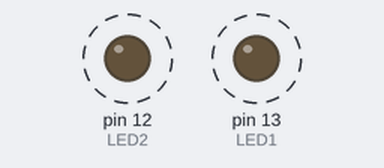
The sketch below on a simulated Arduino Uno, built with avr-gcc and run on an emulated ATmega328P. On the bench: output pins drawn as LEDs (lit = HIGH). Dashed ring = blinking.

Above: at 0.15 s.
Timing chart, 0 to 3.0 s (numbered marks = the images above):
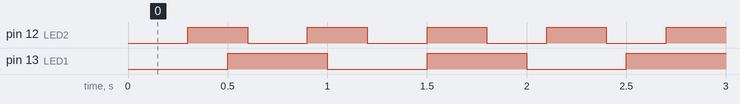

Measured:
- by itself, pin 12 (LED2): alternates HIGH for 0.30 s and LOW for 0.30 s
- by itself, pin 13 (LED1): alternates HIGH for 0.50 s and LOW for 0.50 s
- by itself, everything shown: repeats every 3.0 s, in 14 steps

The sketch:

MultitaskMilli.ino
```cpp
#define LED1 13
#define LED2 12

unsigned long last1, last2;

void setup(){
    pinMode(LED1, OUTPUT);
    pinMode(LED2, OUTPUT);
}

void loop(){
    if (millis() - last1 >= 500){
        last1 = millis();
        digitalWrite(LED1, !digitalRead(LED1));
    }
    if (millis() - last2 >= 300){
        last2 = millis();
        digitalWrite(LED2, !digitalRead(LED2));
    }
}

/*
ส่วนสำคัญของโค้ดที่เกี่ยวข้องกับการทำงานแบบมัลติทาสกิ้งมีดังนี้
บรรทัดที่ 4 ประกาศตัวแปร last1 และ last2 เพื่อเก็บค่าเวลาที่โปรแกรมในกระบวนการของหลอด LED ดวงแรกและดวงที่สองทำงาน
บรรทัดที่ 12 ดึงค่าเวลาปัจจุบันมาจากฟังก์ชั่ millis() แล้วนำมาหักลบกับตัวแปร last1 แล้วเปรียบเทียบว่าเวลาผ่านไปครบ หรือมากกว่า 500 มิลิวินาทีแล้วหรือยัง ถ้าผ่านไปครบแล้ว ให้ทำคำสั่งในปีกกาของ if
บรรทัดที่ 13 นำค่าเวลาปัจจุบันจากฟังก์ชั่น millis() มาเก็บลงตัวแปร last1 เพื่ออัพเดทเวลาที่โค้ดทำงานล่าสุดใหม่
บรรทัดที่ 14 สลับสถานะของหลอด LED ดวงแรก
บรรทัดที่ 16 ดึงค่าเวลาปัจจุบันมาจากฟังก์ชั่ millis() แล้วนำมาหักลบกับตัวแปร last2 แล้วเปรียบเทียบว่าเวลาผ่านไปครบ หรือมากกว่า 300 มิลิวินาทีแล้วหรือยัง ถ้าผ่านไปครบแล้ว ให้ทำคำสั่งในปีกกาของ if
บรรทัดที่ 17 นำค่าเวลาปัจจุบันจากฟังก์ชั่น millis() มาเก็บลงตัวแปร last1 เพื่ออัพเดทเวลาที่โค้ดทำงานล่าสุดใหม่
บรรทัดที่ 18 สลับสถานะของหลอด LED ดวงที่สอง
สาเหตุที่ครบเวลาที่กำหนดใน if แล้วจะต้องมีการอัพเดทตัวแปร last1 last2 ทันที เพราะหลังจากทำโปรแกรมไปแล้วอาจจะทำให้ค่าเวลาคลาดเคลื่อนจากค่าที่ได้ใน millis() ใน if แล้วจะส่งผลให้โค้ดโปรแกรมทำงานตามเวลาผิดพลาดไป
*/
```
